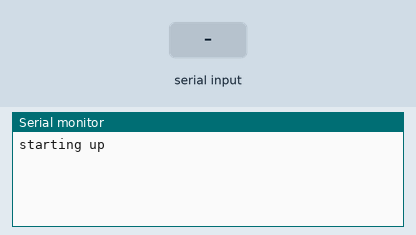
A sketch run on a simulated Arduino Uno, built with avr-gcc and run on an emulated ATmega328P. Parts: the last lines printed to the serial monitor. The test bench sets the inputs (shaded band).

Above: at 1.2 s.
1.3 s: byte 1 (1) received over Serial
At 2.1 s:
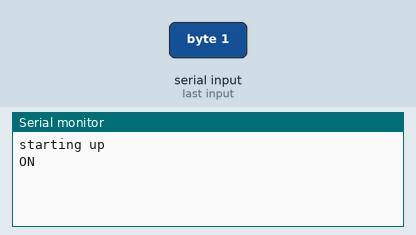
2.8 s: byte 0 (0) received over Serial
At 3.2 s:
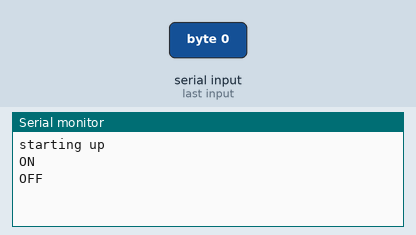

Measured:
- after the input at 1.3 s, the serial monitor: prints a new line at once (image 1)
- after the input at 2.8 s, the serial monitor: prints a new line at once (image 2)

The sketch:

text-me-some-coffee.ino
```cpp
const int powerPin = A0;
boolean powerOn = false;

int incomingByte;

void setup() {
  Serial.begin(9600);
  Serial.println(F("starting up"));

  pinMode(powerPin, OUTPUT);
  digitalWrite(powerPin, HIGH);
}

void loop() {

  if (Serial.available() > 0) {

    int key = Serial.read();

    if (key == 1) {
      digitalWrite(powerPin, LOW);
      Serial.println(F("ON"));
    } else if (key == 0){
      digitalWrite(powerPin, HIGH);
      Serial.println(F("OFF"));
    }

    while (Serial.available()) incomingByte = Serial.read();
  }
}
```
